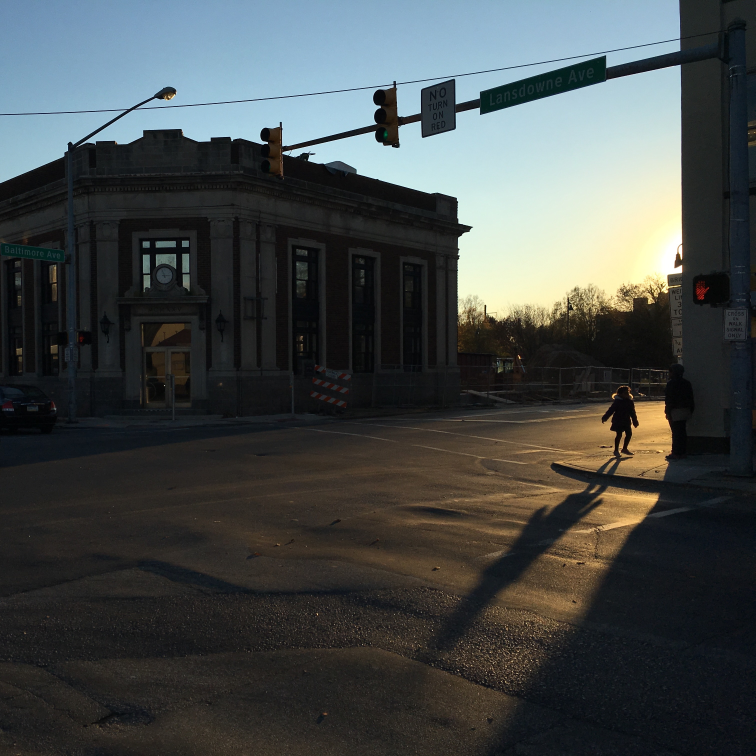
#> input picture FullSizeRender.jpg, 3022 x 3024 px (shown at 1/4 size)
$ python -i project2_skeleton.py   (imports and definitions only)   (Python 2 division)
#> lines starting #> are read from the running program, lines starting #| are printed output that depends on the picture
#> further down, picture is the input picture: shape (3024, 3022, 3); mean B, G, R 73.2, 73.6, 69
#!/usr/bin/env python
import sys
import numpy as np
import cv2


# [31 lines left out: functions add_vertical_seam, remove_vertical_seam, not called in this run]


def gradient_magnitude(image):
    """
    Returns the L1 gradient magnitude of the given image.
    The result is an n x m numpy array of floating point values,
    where n is the number of rows in the image and m is the number of columns.
    """

    # TODO: First, convert the input image to a 32-bit floating point grayscale.
    # Be sure to scale it such that the intensity varies between 0 and 1.
    greyScale  = cv2.cvtColor(image, cv2.COLOR_BGR2GRAY).astype(float) / 255.0
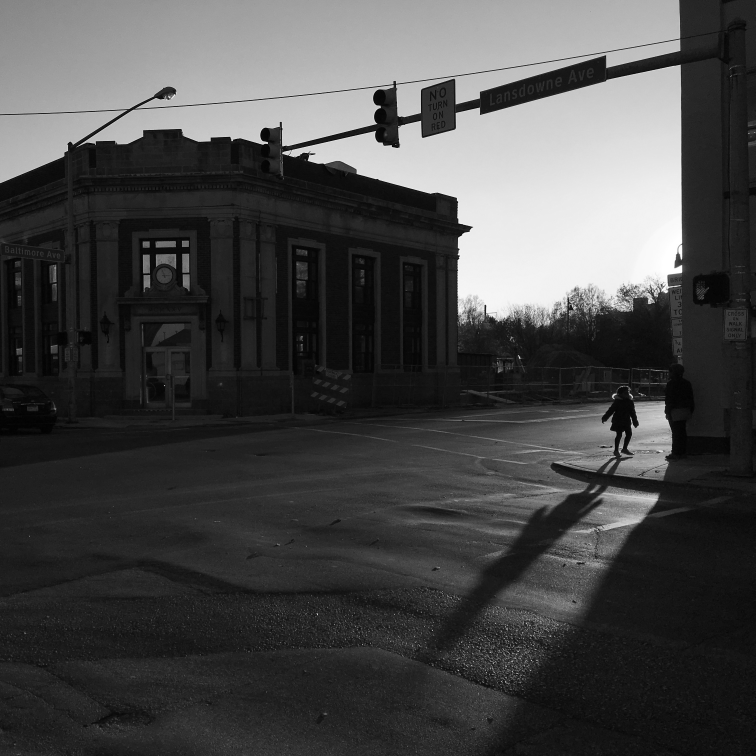
#> greyScale: shape (3024, 3022) float64 (shown at 1/4 size); min 0, max 1, mean 0.283

    # TODO: Next, compute the graient in the x direction using the sobel operator with a kernel size of 5
    greyScaleX = cv2.Sobel(greyScale, -1,1,0, ksize=5 )
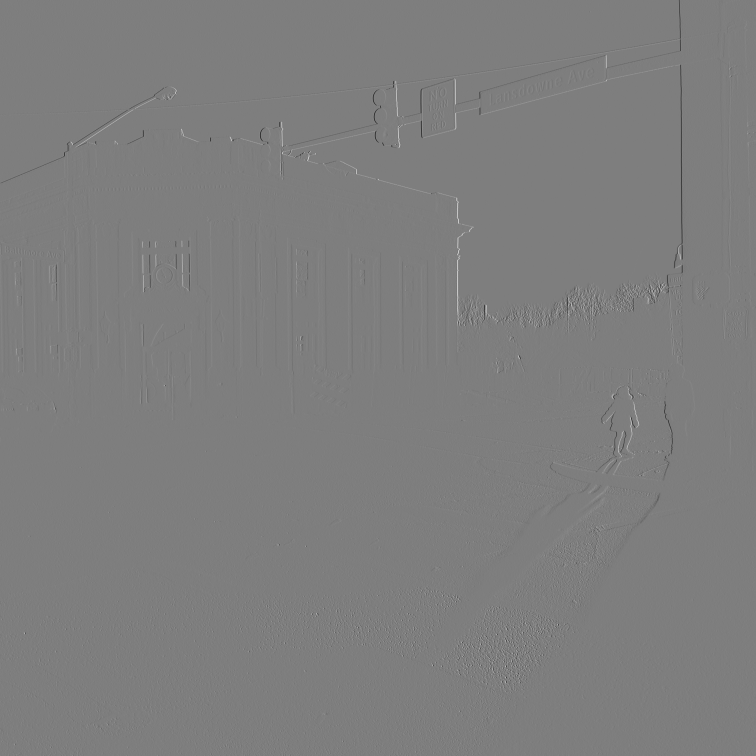
#> greyScaleX: shape (3024, 3022) float64 (shown at 1/4 size); min -45.36, max 46.17, mean 0; drawn with min black and max white
    # TODO: and compute the graient in the y direction using the sobel operator with a kernel size of 5
    greyScaleY = cv2.Sobel(greyScale, -1,0,1, ksize=5 )


    # TODO: Finally, compute the l1 norm of the x and y gradients at each pixel value.
    # The l1 norm is the sum of their absolute values.
    # convert the final image from a double-precision floating point to single.
    energy = np.float32(np.absolute(greyScaleX)) + np.float32(np.absolute(greyScaleY))
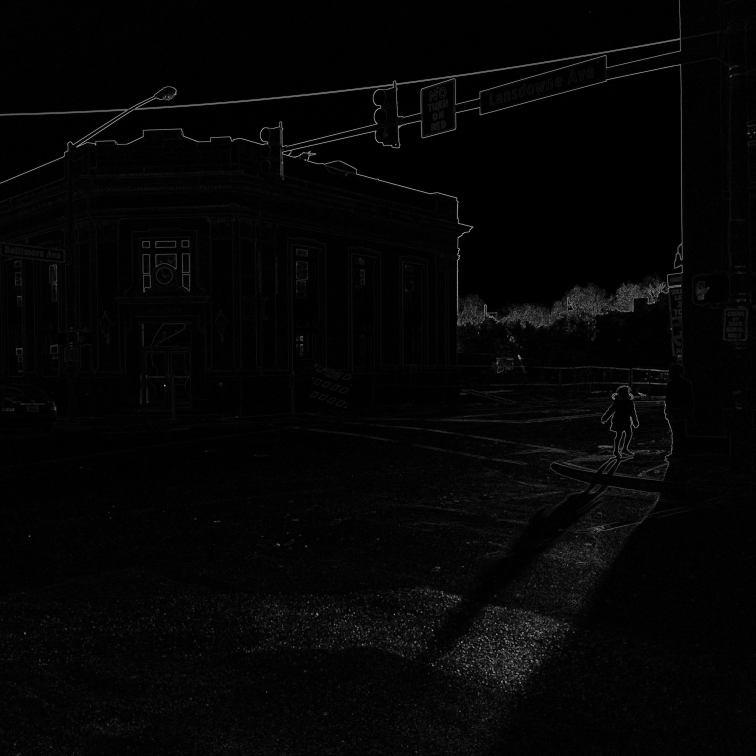
#> energy: shape (3024, 3022) float32 (shown at 1/4 size); min 0, max 65.29, mean 1.4; drawn with min black and max white

    # and return the result
    return energy


# [136 lines left out: functions compute_seam_costs, minimal_seam, compute_ordering, resize, not called in this run]


# [11 lines not run here, left out]

>>> import cv2
>>> picture = cv2.imread('FullSizeRender.jpg')
>>> result = gradient_magnitude(picture)
